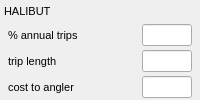
           <widget class="QWidget" native="1" name="widget_12" >
            <property name="font" >
             <font>
              <family>Tahoma</family>
              <pointsize>8</pointsize>
             </font>
            </property>
            <layout class="QVBoxLayout" name="verticalLayout_3" >
             <property name="spacing" >
              <number>4</number>
             </property>
             <property name="leftMargin" >
              <number>4</number>
             </property>
             <property name="topMargin" >
              <number>2</number>
             </property>
             <property name="rightMargin" >
              <number>4</number>
             </property>
             <property name="bottomMargin" >
              <number>2</number>
             </property>
             <item>
              <widget class="QLabel" name="label_12" >
               <property name="font" >
                <font>
                 <family>Tahoma</family>
                 <pointsize>8</pointsize>
                </font>
               </property>
               <property name="text" >
                <string>HALIBUT</string>
               </property>
              </widget>
             </item>
             <item>
              <widget class="QWidget" native="1" name="widget_13" >
               <property name="font" >
                <font>
                 <family>Tahoma</family>
                 <pointsize>8</pointsize>
                </font>
               </property>
               <layout class="QHBoxLayout" name="horizontalLayout_10" >
                <property name="spacing" >
                 <number>4</number>
                </property>
                <property name="leftMargin" >
                 <number>4</number>
                </property>
                <property name="topMargin" >
                 <number>0</number>
                </property>
                <property name="rightMargin" >
                 <number>4</number>
                </property>
                <property name="bottomMargin" >
                 <number>0</number>
                </property>
                <item>
                 <widget class="QLabel" name="label_13" >
                  <property name="font" >
                   <font>
                    <family>Tahoma</family>
                    <pointsize>8</pointsize>
                   </font>
                  </property>
                  <property name="text" >
                   <string>% annual trips</string>
                  </property>
                 </widget>
                </item>
                <item>
                 <spacer name="horizontalSpacer_3" >
                  <property name="font" >
                   <font>
                    <family>Tahoma</family>
                    <pointsize>8</pointsize>
                   </font>
                  </property>
                  <property name="orientation" >
                   <enum>Qt::Horizontal</enum>
                  </property>
                  <property name="sizeHint" stdset="0" >
                   <size>
                    <width>40</width>
                    <height>20</height>
                   </size>
                  </property>
                 </spacer>
                </item>
                <item>
                 <widget class="QLineEdit" name="cpfv_target_halibut" >
                  <property name="minimumSize" >
                   <size>
                    <width>50</width>
                    <height>0</height>
                   </size>
                  </property>
                  <property name="maximumSize" >
                   <size>
                    <width>50</width>
                    <height>16777215</height>
                   </size>
                  </property>
                  <property name="font" >
                   <font>
                    <family>Tahoma</family>
                    <pointsize>8</pointsize>
                   </font>
                  </property>
                 </widget>
                </item>
               </layout>
              </widget>
             </item>
             <item>
              <widget class="QWidget" native="1" name="widget_14" >
               <property name="font" >
                <font>
                 <family>Tahoma</family>
                 <pointsize>8</pointsize>
                </font>
               </property>
               <layout class="QHBoxLayout" name="horizontalLayout_11" >
                <property name="spacing" >
                 <number>4</number>
                </property>
                <property name="leftMargin" >
                 <number>4</number>
                </property>
                <property name="topMargin" >
                 <number>0</number>
                </property>
                <property name="rightMargin" >
                 <number>4</number>
                </property>
                <property name="bottomMargin" >
                 <number>0</number>
                </property>
                <item>
                 <widget class="QLabel" name="label_14" >
                  <property name="font" >
                   <font>
                    <family>Tahoma</family>
                    <pointsize>8</pointsize>
                   </font>
                  </property>
                  <property name="text" >
                   <string>trip length</string>
                  </property>
                 </widget>
                </item>
                <item>
                 <spacer name="horizontalSpacer_3" >
                  <property name="font" >
                   <font>
                    <family>Tahoma</family>
                    <pointsize>8</pointsize>
                   </font>
                  </property>
                  <property name="orientation" >
                   <enum>Qt::Horizontal</enum>
                  </property>
                  <property name="sizeHint" stdset="0" >
                   <size>
                    <width>40</width>
                    <height>20</height>
                   </size>
                  </property>
                 </spacer>
                </item>
                <item>
                 <widget class="QLineEdit" name="cpfv_trip_len_halibut" >
                  <property name="minimumSize" >
                   <size>
                    <width>50</width>
                    <height>0</height>
                   </size>
                  </property>
                  <property name="maximumSize" >
                   <size>
                    <width>50</width>
                    <height>16777215</height>
                   </size>
                  </property>
                  <property name="font" >
                   <font>
                    <family>Tahoma</family>
                    <pointsize>8</pointsize>
                   </font>
                  </property>
                 </widget>
                </item>
               </layout>
              </widget>
             </item>
             <item>
              <widget class="QWidget" native="1" name="widget_15" >
               <property name="font" >
                <font>
                 <family>Tahoma</family>
                 <pointsize>8</pointsize>
                </font>
               </property>
               <layout class="QHBoxLayout" name="horizontalLayout_12" >
                <property name="spacing" >
                 <number>4</number>
                </property>
                <property name="leftMargin" >
                 <number>4</number>
                </property>
                <property name="topMargin" >
                 <number>0</number>
                </property>
                <property name="rightMargin" >
                 <number>4</number>
                </property>
                <property name="bottomMargin" >
                 <number>0</number>
                </property>
                <item>
                 <widget class="QLabel" name="label_15" >
                  <property name="font" >
                   <font>
                    <family>Tahoma</family>
                    <pointsize>8</pointsize>
                   </font>
                  </property>
                  <property name="text" >
                   <string>cost to angler</string>
                  </property>
                 </widget>
                </item>
                <item>
                 <spacer name="horizontalSpacer_3" >
                  <property name="font" >
                   <font>
                    <family>Tahoma</family>
                    <pointsize>8</pointsize>
                   </font>
                  </property>
                  <property name="orientation" >
                   <enum>Qt::Horizontal</enum>
                  </property>
                  <property name="sizeHint" stdset="0" >
                   <size>
                    <width>40</width>
                    <height>20</height>
                   </size>
                  </property>
                 </spacer>
                </item>
                <item>
                 <widget class="QLineEdit" name="cpfv_angler_cost_halibut" >
                  <property name="minimumSize" >
                   <size>
                    <width>50</width>
                    <height>0</height>
                   </size>
                  </property>
                  <property name="maximumSize" >
                   <size>
                    <width>50</width>
                    <height>16777215</height>
                   </size>
                  </property>
                  <property name="font" >
                   <font>
                    <family>Tahoma</family>
                    <pointsize>8</pointsize>
                   </font>
                  </property>
                 </widget>
                </item>
               </layout>
              </widget>
             </item>
            </layout>
           </widget>
